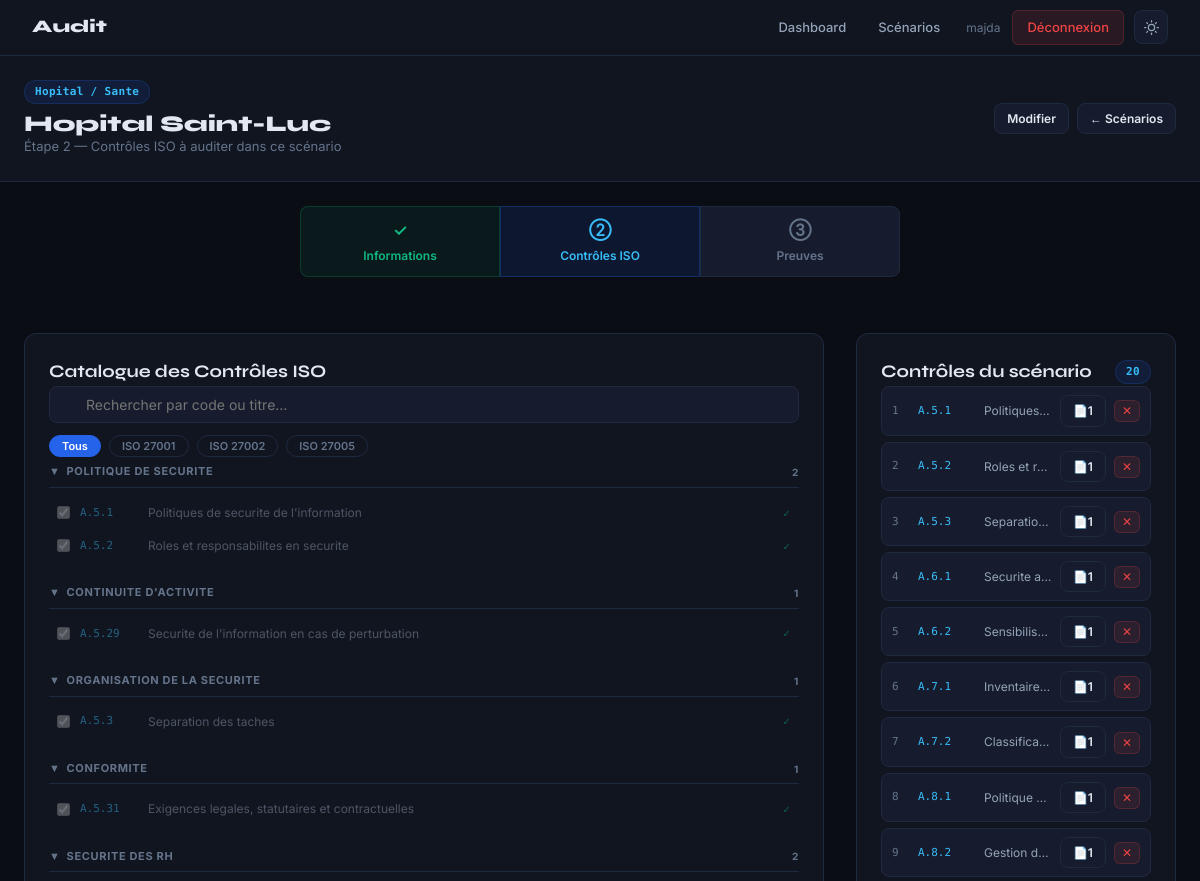
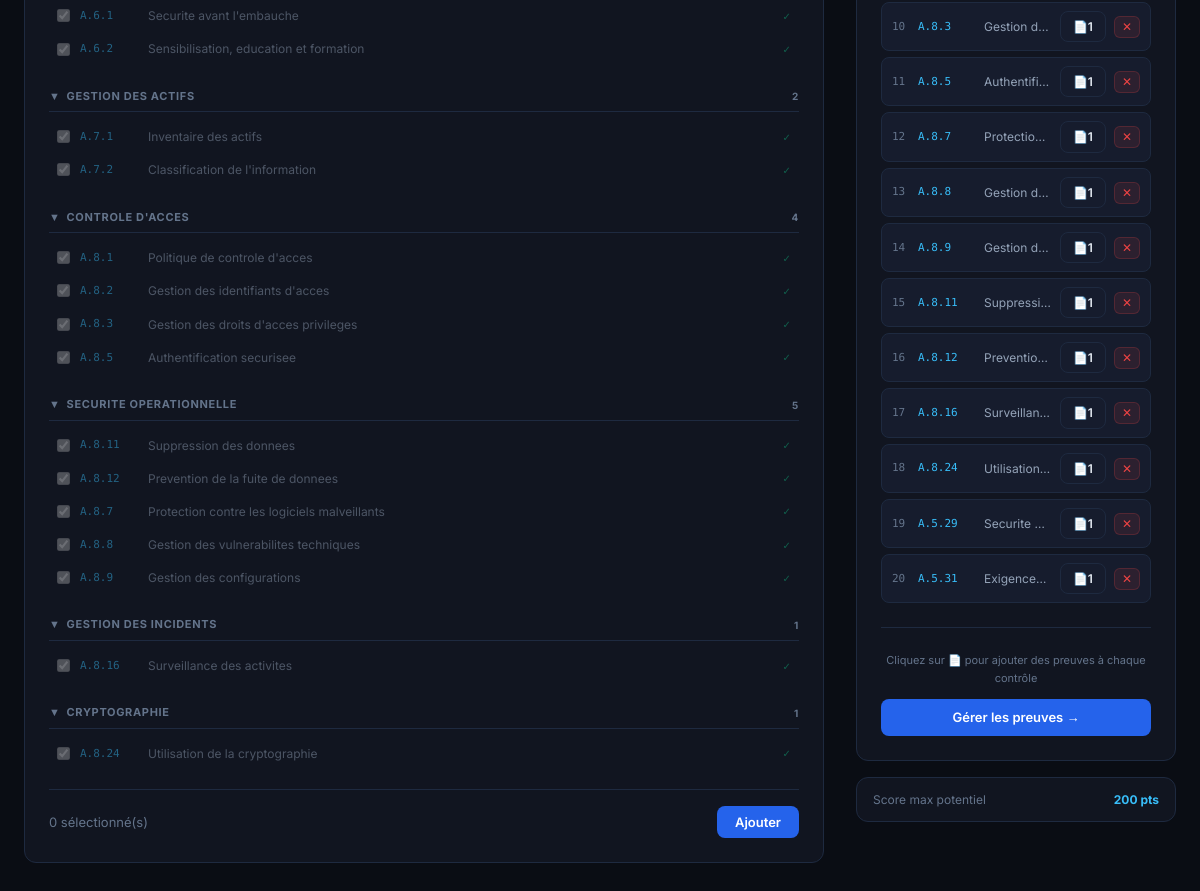
/scenarios/10/controls/ (signed in), run on the app's committed database (2 pictures, top to bottom).
### audit_app/models.py (models this page shows, shortened)
class Scenario(models.Model):
    SECTOR_CHOICES = [
        ('hopital', 'Hopital / Sante'),
        ('ecommerce', 'E-Commerce'),
        ('entreprise', 'Entreprise de Services'),
        ('banque', 'Banque / Finance'),
        ('industrie', 'Industrie / Manufacturing'),
    ]
    DIFFICULTY_CHOICES = [
        ('debutant', 'Debutant'),
        ('intermediaire', 'Intermediaire'),
        ('avance', 'Avance'),
    ]
    title = models.CharField(max_length=200)
    sector = models.CharField(max_length=50, choices=SECTOR_CHOICES)
    difficulty = models.CharField(max_length=20, choices=DIFFICULTY_CHOICES, default='intermediaire')
    description = models.TextField()
    company_name = models.CharField(max_length=100)
    company_size = models.CharField(max_length=50)
    company_context = models.TextField()
    audit_objective = models.TextField()
    sector_icon = models.CharField(max_length=10, default='E')  # text abbreviation, no emoji
    is_active = models.BooleanField(default=True)
    created_at = models.DateTimeField(auto_now_add=True)
    class Meta:
        verbose_name = "Scenario"
        verbose_name_plural = "Scenarios"

class ISOControl(models.Model):
    NORM_CHOICES = [
        ('27001', 'ISO 27001'),
        ('27002', 'ISO 27002'),
        ('27005', 'ISO 27005'),
    ]
    CATEGORY_CHOICES = [
        ('politique', 'Politique de Securite'),
        ('organisation', 'Organisation de la Securite'),
        ('rh', 'Securite des RH'),
        ('actifs', 'Gestion des Actifs'),
        ('acces', "Controle d'Acces"),
        ('cryptographie', 'Cryptographie'),
        ('physique', 'Securite Physique'),
        ('operations', 'Securite Operationnelle'),
        ('communications', 'Securite des Communications'),
        ('incidents', 'Gestion des Incidents'),
        ('continuite', "Continuite d'Activite"),
        ('conformite', 'Conformite'),
    ]
    code = models.CharField(max_length=20, unique=True)
    norm = models.CharField(max_length=10, choices=NORM_CHOICES, default='27002')
    category = models.CharField(max_length=30, choices=CATEGORY_CHOICES)
    title = models.CharField(max_length=200)
    description = models.TextField()
    objective = models.TextField()
    guidance = models.TextField(blank=True)
    class Meta:
        verbose_name = "Controle ISO"
        verbose_name_plural = "Controles ISO"
        ordering = ['code']

class ScenarioControl(models.Model):
    scenario = models.ForeignKey(Scenario, on_delete=models.CASCADE, related_name='scenario_controls')
    control = models.ForeignKey(ISOControl, on_delete=models.CASCADE)
    order = models.PositiveIntegerField(default=0)
    class Meta:
        ordering = ['order']
        unique_together = ('scenario', 'control')

### audit_app/views.py (the view, shortened to what this page needs)
# urls.py: path('scenarios/<int:scenario_id>/controls/', views.scenario_add_controls, name='scenario_add_controls'),
@login_required
def scenario_add_controls(request, scenario_id):
    scenario = get_object_or_404(Scenario, pk=scenario_id)
    all_controls = ISOControl.objects.all().order_by('code')
    attached = scenario.scenario_controls.select_related('control').order_by('order')
    attached_ids = set(sc.control_id for sc in attached)
    from collections import defaultdict
    grouped = defaultdict(list)
    for ctrl in all_controls:
        grouped[ctrl.get_category_display()].append(ctrl)
    ctx = {
        'scenario': scenario,
        'grouped_controls': dict(grouped),
        'attached': attached,
        'attached_ids': attached_ids,
    }
    return render(request, 'audit_app/scenario_add_controls.html', ctx)

### audit_app/templates/audit_app/scenario_add_controls.html (shortened to what this page needs)
{% extends 'audit_app/base.html' %}
{% block content %}
<div class="page-header">
  <div class="container">
    <div class="flex-between">
      <div>
        <div class="flex-center gap-2 mb-1">
          <span class="badge badge-blue">{{ scenario.get_sector_display }}</span>
        </div>
        <h1 style="font-size:1.4rem;">{{ scenario.company_name }}</h1>
        <p class="text-muted" style="font-size:13px;">Étape 2 — Contrôles ISO à auditer dans ce scénario</p>
      </div>
      <div class="flex-center gap-2">
        <a href="{% url 'scenario_edit' scenario.id %}" class="btn btn-secondary btn-sm"> Modifier</a>
        <a href="{% url 'scenario_list' %}" class="btn btn-secondary btn-sm">← Scénarios</a>
      </div>
    </div>
  </div>
</div>
<div class="container">
  <div class="steps-bar">
    <div class="step done"><span class="step-num">✓</span>Informations</div>
    <div class="step active"><span class="step-num">②</span>Contrôles ISO</div>
    <div class="step"><span class="step-num">③</span>Preuves</div>
  </div>
  <div class="layout">
    <div>
      <div class="card">
        <h3 class="mb-3"> Catalogue des Contrôles ISO</h3>
        <div class="search-box">
          <input type="text" id="ctrl-search" class="form-control" placeholder="Rechercher par code ou titre…" oninput="filterControls()">
        </div>
        <div class="flex-center gap-2 mb-3" style="flex-wrap:wrap;">
          <button class="pill active" onclick="filterNorm('',this)">Tous</button>
          <button class="pill" onclick="filterNorm('27001',this)">ISO 27001</button>
          <button class="pill" onclick="filterNorm('27002',this)">ISO 27002</button>
          <button class="pill" onclick="filterNorm('27005',this)">ISO 27005</button>
        </div>
        <form method="post" id="add-form">
          <div id="catalog">
            {% for category, controls in grouped_controls.items %}
            <div class="cat-group mb-2" data-cat="{{ category }}">
              <div class="cat-header" onclick="toggleCat(this)">
                <span class="arr">▼</span> {{ category }}
                <span style="margin-left:auto;font-size:10px;">{{ controls|length }}</span>
              </div>
              <div class="cat-items">
                {% for ctrl in controls %}
                <label class="ctrl-item {% if ctrl.id in attached_ids %}already{% endif %}"
                  data-code="{{ ctrl.code }}" data-title="{{ ctrl.title|lower }}" data-norm="{{ ctrl.norm }}">
                  <input type="checkbox" name="control_ids" value="{{ ctrl.id }}"
                    {% if ctrl.id in attached_ids %}disabled checked{% endif %}>
                  <span class="ctrl-code">{{ ctrl.code }}</span>
                  <span class="ctrl-title">{{ ctrl.title }}</span>
                  {% if ctrl.id in attached_ids %}<span style="font-size:10px;color:var(--green);">✓</span>{% endif %}
                </label>
                {% endfor %}
              </div>
            </div>
            {% endfor %}
          </div>
          <div style="margin-top:1.2rem;padding-top:1rem;border-top:1px solid var(--border);display:flex;justify-content:space-between;align-items:center;">
            <span id="sel-count" style="font-size:13px;color:var(--text-muted);">0 sélectionné(s)</span>
            <button type="submit" class="btn btn-primary" id="add-btn" disabled> Ajouter</button>
          </div>
        </form>
      </div>
    </div>
    <div style="position:sticky;top:76px;">
      <div class="card mb-2">
        <div class="flex-between mb-3">
          <h3>Contrôles du scénario</h3>
          <span class="badge badge-blue">{{ attached|length }}</span>
        </div>
        {% if attached %}
          {% for sc in attached %}
          <div class="attached-row">
            <span class="att-num">{{ forloop.counter }}</span>
            <span class="att-code">{{ sc.control.code }}</span>
            <span class="att-title" title="{{ sc.control.title }}">{{ sc.control.title }}</span>
            <a href="{% url 'scenario_add_evidences' scenario.id sc.id %}" class="btn btn-secondary btn-sm" title="Preuves" style="flex-shrink:0;">
              📄{{ sc.evidences.count }}
            </a>
            <form method="post" action="{% url 'scenario_control_delete' scenario.id sc.id %}" style="display:inline;" onsubmit="return confirm('Retirer ce contrôle ?')">
              <button type="submit" style="background:rgba(239,68,68,.1);color:var(--red);border:1px solid rgba(239,68,68,.2);border-radius:6px;cursor:pointer;padding:3px 7px;font-size:12px;">✕</button>
            </form>
          </div>
          {% endfor %}
          <hr>
          <p style="font-size:11px;color:var(--text-muted);text-align:center;margin-bottom:.75rem;">Cliquez sur 📄 pour ajouter des preuves à chaque contrôle</p>
          {% with first_sc=attached.first %}
          <a href="{% url 'scenario_add_evidences' scenario.id first_sc.id %}" class="btn btn-primary" style="width:100%;justify-content:center;">
            Gérer les preuves →
          </a>
          {% endwith %}
        {% else %}
          <div style="text-align:center;padding:2rem;color:var(--text-muted);font-size:13px;">
            <div style="font-size:2rem;margin-bottom:.5rem;"></div>
            Aucun contrôle ajouté.<br>
            <span style="font-size:11px;">Cochez des contrôles dans le catalogue.</span>
          </div>
        {% endif %}
      </div>
      <div class="card" style="padding:.75rem 1rem;">
        <div class="flex-between" style="font-size:12px;">
          <span style="color:var(--text-muted);">Score max potentiel</span>
          <span style="color:var(--accent2);font-weight:700;">{{ attached|length }}0 pts</span>
        </div>
      </div>
    </div>
  </div>
</div>
{% endblock %}

### audit_app/templates/audit_app/base.html (shortened to what this page needs)
<!DOCTYPE html>
<html lang="fr" id="html-root">
<head>
</head>
<body>
{% if user.is_authenticated %}
<nav class="navbar">
  <a href="{% url 'dashboard' %}" class="navbar-brand">
    Audit
  </a>
  <div class="nav-links">
    <a href="{% url 'dashboard' %}" {% if request.resolver_match.url_name == 'dashboard' %}class="active"{% endif %}>Dashboard</a>
    <a href="{% url 'scenario_list' %}" {% if request.resolver_match.url_name == 'scenario_list' %}class="active"{% endif %}>Scénarios</a>
    <span style="color:var(--text-muted); font-size:12px; margin: 0 8px;">{{ user.username }}</span>
    <a href="{% url 'logout' %}" class="btn-logout">Déconnexion</a>
    <button class="theme-toggle" onclick="toggleTheme()" title="Changer le theme" aria-label="Basculer theme clair/sombre">
    </button>
  </div>
</nav>
{% endif %}
<main>
  {% block content %}{% endblock %}
</main>
</body>
</html>

### audit_app/templates/audit_app/base.html (style rules this page uses)
:root { --bg: #0a0d14; --surface: #111520; --surface2: #161c2d; --border: #1e2a40; --accent: #2563eb; --accent2: #38bdf8; --green: #10b981; --red: #ef4444; --orange: #f59e0b; --purple: #8b5cf6; --text: #e2e8f0; --text-muted: #64748b; --text-dim: #94a3b8; --font-head: 'Syne', sans-serif; --font-mono: 'DM Mono', monospace; --font-body: 'Inter', sans-serif; }
.theme-toggle { width: 34px; height: 34px; border-radius: 8px; border: 1px solid var(--border); background: var(--surface2); color: var(--text-dim); cursor: pointer; display: flex; align-items: center; justify-content: center; flex-shrink: 0; margin-left: 6px; }
.theme-toggle svg { width: 15px; height: 15px; fill: none; stroke: currentColor; stroke-width: 2; stroke-linecap: round; stroke-linejoin: round; }
html:not(.light) .icon-sun { display: block; }
body, .navbar, .card, .form-control, .badge, .stat-box, .alert, .radio-option, .progress-bar, hr { transition: background-color .2s, border-color .2s, color .2s; }
* { box-sizing: border-box; margin: 0; padding: 0; }
body { font-family: var(--font-body); background: var(--bg); color: var(--text); min-height: 100vh; font-size: 14px; line-height: 1.6; }
.navbar { background: var(--surface); border-bottom: 1px solid var(--border); padding: 0 2rem; display: flex; align-items: center; justify-content: space-between; height: 56px; position: sticky; top: 0; z-index: 100; }
.navbar-brand { font-family: var(--font-head); font-weight: 800; font-size: 1.1rem; color: var(--text); text-decoration: none; display: flex; align-items: center; gap: 8px; }
.nav-links { display: flex; align-items: center; gap: 4px; }
.nav-links a { color: var(--text-dim); text-decoration: none; padding: 6px 14px; border-radius: 6px; font-size: 13px; font-weight: 500; transition: all .15s; }
.btn-logout { background: rgba(239,68,68,.1); color: var(--red) !important; border: 1px solid rgba(239,68,68,.2); }
.container { max-width: 1200px; margin: 0 auto; padding: 0 1.5rem; }
.card { background: var(--surface); border: 1px solid var(--border); border-radius: 12px; padding: 1.5rem; }
.badge { display: inline-flex; align-items: center; gap: 4px; padding: 2px 10px; border-radius: 20px; font-size: 11px; font-weight: 600; font-family: var(--font-mono); letter-spacing: .03em; }
.badge-blue { background: rgba(37,99,235,.12); color: var(--accent2); border: 1px solid rgba(37,99,235,.2); }
.btn { display: inline-flex; align-items: center; gap: 6px; padding: 8px 18px; border-radius: 8px; font-size: 13px; font-weight: 600; cursor: pointer; border: none; text-decoration: none; transition: all .15s; font-family: var(--font-body); }
.btn-primary { background: var(--accent); color: #fff; }
.btn-secondary { background: var(--surface2); color: var(--text); border: 1px solid var(--border); }
.btn-sm { padding: 5px 12px; font-size: 12px; }
.form-control { width: 100%; background: var(--surface2); border: 1px solid var(--border); border-radius: 8px; padding: 9px 14px; color: var(--text); font-family: var(--font-body); font-size: 14px; transition: border .15s; }
h1 { font-family: var(--font-head); font-weight: 800; font-size: 2rem; line-height: 1.1; }
h3 { font-family: var(--font-head); font-weight: 700; font-size: 1.1rem; }
.text-muted { color: var(--text-muted); }
.flex-between { display: flex; justify-content: space-between; align-items: center; }
.flex-center { display: flex; align-items: center; }
.gap-2 { gap: .5rem; }
.mb-1 { margin-bottom: .5rem; }
.mb-2 { margin-bottom: 1rem; }
hr { border: none; border-top: 1px solid var(--border); margin: 1.5rem 0; }

### data on the page
Scenario: sector "Hopital / Sante", company_name "Hopital Saint-Luc"
ISOControl: category "POLITIQUE DE SECURITE", controls "2", control_ids "☑", code "A.5.1", title "Politiques de securite de l'information"
ISOControl: control_ids "☑", code "A.5.2", title "Roles et responsabilites en securite"
ISOControl: category "CONTINUITE D'ACTIVITE", controls "1", control_ids "☑", code "A.5.29", title "Securite de l'information en cas de perturbation"
ISOControl: category "ORGANISATION DE LA SECURITE", controls "1", control_ids "☑", code "A.5.3", title "Separation des taches"
ISOControl: category "CONFORMITE", controls "1", control_ids "☑", code "A.5.31", title "Exigences legales, statutaires et contractuelles"
ISOControl: category "SECURITE DES RH", controls "2", control_ids "☑", code "A.6.1", title "Securite avant l'embauche"
ISOControl: control_ids "☑", code "A.6.2", title "Sensibilisation, education et formation"
ISOControl: category "GESTION DES ACTIFS", controls "2", control_ids "☑", code "A.7.1", title "Inventaire des actifs"
ISOControl: control_ids "☑", code "A.7.2", title "Classification de l'information"
ISOControl: category "CONTROLE D'ACCES", controls "4", control_ids "☑", code "A.8.1", title "Politique de controle d'acces"
ISOControl: control_ids "☑", code "A.8.2", title "Gestion des identifiants d'acces"
ISOControl: control_ids "☑", code "A.8.3", title "Gestion des droits d'acces privileges"
ISOControl: control_ids "☑", code "A.8.5", title "Authentification securisee"
ISOControl: category "SECURITE OPERATIONNELLE", controls "5", control_ids "☑", code "A.8.11", title "Suppression des donnees"
ISOControl: control_ids "☑", code "A.8.12", title "Prevention de la fuite de donnees"
ISOControl: control_ids "☑", code "A.8.7", title "Protection contre les logiciels malveillants"
ISOControl: control_ids "☑", code "A.8.8", title "Gestion des vulnerabilites techniques"
ISOControl: control_ids "☑", code "A.8.9", title "Gestion des configurations"
ISOControl: category "GESTION DES INCIDENTS", controls "1", control_ids "☑", code "A.8.16", title "Surveillance des activites"
ISOControl: category "CRYPTOGRAPHIE", controls "1", control_ids "☑", code "A.8.24", title "Utilisation de la cryptographie"
ScenarioControl: control.code "A.5.1", control "Politiques…", evidences.count "1"
ScenarioControl: control.code "A.5.2", control "Roles et r…", evidences.count "1"
ScenarioControl: control.code "A.5.3", control "Separatio…", evidences.count "1"
ScenarioControl: control.code "A.6.1", control "Securite a…", evidences.count "1"
ScenarioControl: control.code "A.6.2", control "Sensibilis…", evidences.count "1"
ScenarioControl: control.code "A.7.1", control "Inventaire…", evidences.count "1"
ScenarioControl: control.code "A.7.2", control "Classifica…", evidences.count "1"
ScenarioControl: control.code "A.8.1", control "Politique…", evidences.count "1"
ScenarioControl: control.code "A.8.2", control "Gestion d…", evidences.count "1"
ScenarioControl: control.code "A.8.3", control "Gestion d…", evidences.count "1"
ScenarioControl: control.code "A.8.5", control "Authentifi…", evidences.count "1"
ScenarioControl: control.code "A.8.7", control "Protectio…", evidences.count "1"
ScenarioControl: control.code "A.8.8", control "Gestion d…", evidences.count "1"
ScenarioControl: control.code "A.8.9", control "Gestion d…", evidences.count "1"
ScenarioControl: control.code "A.8.11", control "Suppressi…", evidences.count "1"
ScenarioControl: control.code "A.8.12", control "Preventio…", evidences.count "1"
ScenarioControl: control.code "A.8.16", control "Surveillan…", evidences.count "1"
ScenarioControl: control.code "A.8.24", control "Utilisation…", evidences.count "1"
ScenarioControl: control.code "A.5.29", control "Securite…", evidences.count "1"
ScenarioControl: control.code "A.5.31", control "Exigence…", evidences.count "1"

### other printed values
{{ user.username }} "majda"
{{ attached|length }} "20"
